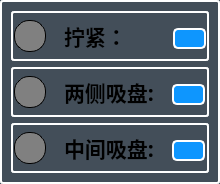
                  <widget class="QWidget" name="widget_13" native="true">
                   <property name="styleSheet">
                    <string notr="true">border-radius:3px;
border-width:2px;
border-style:solid;
border-color:white;
background-color:#434e59;</string>
                   </property>
                   <layout class="QVBoxLayout" name="verticalLayout_6">
                    <item>
                     <widget class="QWidget" name="widget_34" native="true">
                      <property name="styleSheet">
                       <string notr="true">border-radius:3px;
border-width:2px;
border-style:solid;
border-color:white;</string>
                      </property>
                      <layout class="QHBoxLayout" name="horizontalLayout_30">
                       <property name="leftMargin">
                        <number>3</number>
                       </property>
                       <property name="topMargin">
                        <number>3</number>
                       </property>
                       <property name="rightMargin">
                        <number>3</number>
                       </property>
                       <property name="bottomMargin">
                        <number>3</number>
                       </property>
                       <item>
                        <widget class="QLabel" name="label_PLC_Tighten">
                         <property name="font">
                          <font>
                           <family>微软雅黑</family>
                           <pointsize>16</pointsize>
                           <weight>75</weight>
                           <bold>true</bold>
                          </font>
                         </property>
                         <property name="styleSheet">
                          <string notr="true">min-width:30px;
min-height:30px;
max-width:30px;
max-height:30px;
border-radius:15px;
border:1px solid black;
background:grey
</string>
                         </property>
                         <property name="text">
                          <string/>
                         </property>
                        </widget>
                       </item>
                       <item>
                        <widget class="QLabel" name="label_6">
                         <property name="sizePolicy">
                          <sizepolicy hsizetype="Fixed" vsizetype="Preferred">
                           <horstretch>0</horstretch>
                           <verstretch>0</verstretch>
                          </sizepolicy>
                         </property>
                         <property name="font">
                          <font>
                           <family>Microsoft Yahei</family>
                           <pointsize>16</pointsize>
                           <weight>75</weight>
                           <italic>false</italic>
                           <bold>true</bold>
                          </font>
                         </property>
                         <property name="styleSheet">
                          <string notr="true">font:bold  &quot;Times New Roman&quot;;    
font-family:Microsoft Yahei;
padding:6px;
border:none;
</string>
                         </property>
                         <property name="text">
                          <string>拧紧：     </string>
                         </property>
                        </widget>
                       </item>
                       <item>
                        <widget class="QPushButton" name="pushButton_PLC_Tighten">
                         <property name="sizePolicy">
                          <sizepolicy hsizetype="Fixed" vsizetype="Fixed">
                           <horstretch>0</horstretch>
                           <verstretch>0</verstretch>
                          </sizepolicy>
                         </property>
                         <property name="styleSheet">
                          <string notr="true">QPushButton
{
	margin-top:6px;
    font-family:Microsoft Yahei;
    color:white;
    background-color:rgb(14 , 150 , 254);
    border-radius:5px;
	border-width:2px;
	border-style:solid;
	border-color:white;
}

QPushButton:hover
{
    background-color:rgb(44 , 137 , 255);
}

QPushButton:pressed
{
    background-color:rgb(14 , 135 , 228);
    padding-left:3px;
    padding-top:3px;
}
</string>
                         </property>
                         <property name="text">
                          <string/>
                         </property>
                         <property name="icon">
                          <iconset resource="resources/resources.qrc">
                           <normaloff>:/icons/icons/switchOff.svg</normaloff>:/icons/icons/switchOff.svg</iconset>
                         </property>
                         <property name="iconSize">
                          <size>
                           <width>60</width>
                           <height>30</height>
                          </size>
                         </property>
                         <property name="flat">
                          <bool>true</bool>
                         </property>
                        </widget>
                       </item>
                      </layout>
                     </widget>
                    </item>
                    <item>
                     <widget class="QWidget" name="widget_36" native="true">
                      <property name="styleSheet">
                       <string notr="true">border-radius:3px;
border-width:2px;
border-style:solid;
border-color:white;</string>
                      </property>
                      <layout class="QHBoxLayout" name="horizontalLayout_32">
                       <property name="spacing">
                        <number>6</number>
                       </property>
                       <property name="leftMargin">
                        <number>3</number>
                       </property>
                       <property name="topMargin">
                        <number>3</number>
                       </property>
                       <property name="rightMargin">
                        <number>3</number>
                       </property>
                       <property name="bottomMargin">
                        <number>3</number>
                       </property>
                       <item>
                        <widget class="QLabel" name="label_PLC_MultiGripper">
                         <property name="font">
                          <font>
                           <family>微软雅黑</family>
                           <pointsize>16</pointsize>
                           <weight>75</weight>
                           <bold>true</bold>
                          </font>
                         </property>
                         <property name="styleSheet">
                          <string notr="true">min-width:30px;
min-height:30px;
max-width:30px;
max-height:30px;
border-radius:15px;
border:1px solid black;
background:grey
</string>
                         </property>
                         <property name="text">
                          <string/>
                         </property>
                        </widget>
                       </item>
                       <item>
                        <widget class="QLabel" name="label_3">
                         <property name="sizePolicy">
                          <sizepolicy hsizetype="Fixed" vsizetype="Preferred">
                           <horstretch>0</horstretch>
                           <verstretch>0</verstretch>
                          </sizepolicy>
                         </property>
                         <property name="font">
                          <font>
                           <family>Microsoft Yahei</family>
                           <pointsize>16</pointsize>
                           <weight>75</weight>
                           <italic>false</italic>
                           <bold>true</bold>
                          </font>
                         </property>
                         <property name="styleSheet">
                          <string notr="true">font:bold  &quot;Times New Roman&quot;;    
font-family:Microsoft Yahei;
padding:6px;

border:none;
</string>
                         </property>
                         <property name="text">
                          <string>两侧吸盘:</string>
                         </property>
                        </widget>
                       </item>
                       <item>
                        <widget class="QPushButton" name="pushButton_PLC_MultiGripper">
                         <property name="sizePolicy">
                          <sizepolicy hsizetype="Fixed" vsizetype="Fixed">
                           <horstretch>0</horstretch>
                           <verstretch>0</verstretch>
                          </sizepolicy>
                         </property>
                         <property name="styleSheet">
                          <string notr="true">QPushButton
{
	margin-top:6px;
    font-family:Microsoft Yahei;
    color:white;
    background-color:rgb(14 , 150 , 254);
    border-radius:5px;
	border-width:2px;
	border-style:solid;
	border-color:white;
}

QPushButton:hover
{
    background-color:rgb(44 , 137 , 255);
}

QPushButton:pressed
{
    background-color:rgb(14 , 135 , 228);
    padding-left:3px;
    padding-top:3px;
}
</string>
                         </property>
                         <property name="text">
                          <string/>
                         </property>
                         <property name="icon">
                          <iconset resource="resources/resources.qrc">
                           <normaloff>:/icons/icons/switchOff.svg</normaloff>:/icons/icons/switchOff.svg</iconset>
                         </property>
                         <property name="iconSize">
                          <size>
                           <width>60</width>
                           <height>30</height>
                          </size>
                         </property>
                         <property name="flat">
                          <bool>true</bool>
                         </property>
                        </widget>
                       </item>
                      </layout>
                     </widget>
                    </item>
                    <item>
                     <widget class="QWidget" name="widget_35" native="true">
                      <property name="styleSheet">
                       <string notr="true">border-radius:3px;
border-width:2px;
border-style:solid;
border-color:white;</string>
                      </property>
                      <layout class="QHBoxLayout" name="horizontalLayout_31">
                       <property name="leftMargin">
                        <number>3</number>
                       </property>
                       <property name="topMargin">
                        <number>3</number>
                       </property>
                       <property name="rightMargin">
                        <number>3</number>
                       </property>
                       <property name="bottomMargin">
                        <number>3</number>
                       </property>
                       <item>
                        <widget class="QLabel" name="label_PLC_SingleGripper">
                         <property name="font">
                          <font>
                           <family>微软雅黑</family>
                           <pointsize>16</pointsize>
                           <weight>75</weight>
                           <bold>true</bold>
                          </font>
                         </property>
                         <property name="styleSheet">
                          <string notr="true">min-width:30px;
min-height:30px;
max-width:30px;
max-height:30px;
border-radius:15px;
border:1px solid black;
background:grey
</string>
                         </property>
                         <property name="text">
                          <string/>
                         </property>
                        </widget>
                       </item>
                       <item>
                        <widget class="QLabel" name="label_2">
                         <property name="sizePolicy">
                          <sizepolicy hsizetype="Fixed" vsizetype="Preferred">
                           <horstretch>0</horstretch>
                           <verstretch>0</verstretch>
                          </sizepolicy>
                         </property>
                         <property name="font">
                          <font>
                           <family>Microsoft Yahei</family>
                           <pointsize>16</pointsize>
                           <weight>75</weight>
                           <italic>false</italic>
                           <bold>true</bold>
                          </font>
                         </property>
                         <property name="styleSheet">
                          <string notr="true">font:bold  &quot;Times New Roman&quot;;    
font-family:Microsoft Yahei;
padding:6px;
border:none;
</string>
                         </property>
                         <property name="text">
                          <string>中间吸盘:</string>
                         </property>
                        </widget>
                       </item>
                       <item>
                        <widget class="QPushButton" name="pushButton_PLC_SingleGripper">
                         <property name="sizePolicy">
                          <sizepolicy hsizetype="Fixed" vsizetype="Fixed">
                           <horstretch>0</horstretch>
                           <verstretch>0</verstretch>
                          </sizepolicy>
                         </property>
                         <property name="styleSheet">
                          <string notr="true">QPushButton
{
	margin-top:6px;
    font-family:Microsoft Yahei;
    color:white;
    background-color:rgb(14 , 150 , 254);
    border-radius:5px;
	border-width:2px;
	border-style:solid;
	border-color:white;
}

QPushButton:hover
{
    background-color:rgb(44 , 137 , 255);
}

QPushButton:pressed
{
    background-color:rgb(14 , 135 , 228);
    padding-left:3px;
    padding-top:3px;
}
</string>
                         </property>
                         <property name="text">
                          <string/>
                         </property>
                         <property name="icon">
                          <iconset resource="resources/resources.qrc">
                           <normaloff>:/icons/icons/switchOff.svg</normaloff>:/icons/icons/switchOff.svg</iconset>
                         </property>
                         <property name="iconSize">
                          <size>
                           <width>60</width>
                           <height>30</height>
                          </size>
                         </property>
                         <property name="flat">
                          <bool>true</bool>
                         </property>
                        </widget>
                       </item>
                      </layout>
                     </widget>
                    </item>
                   </layout>
                  </widget>
